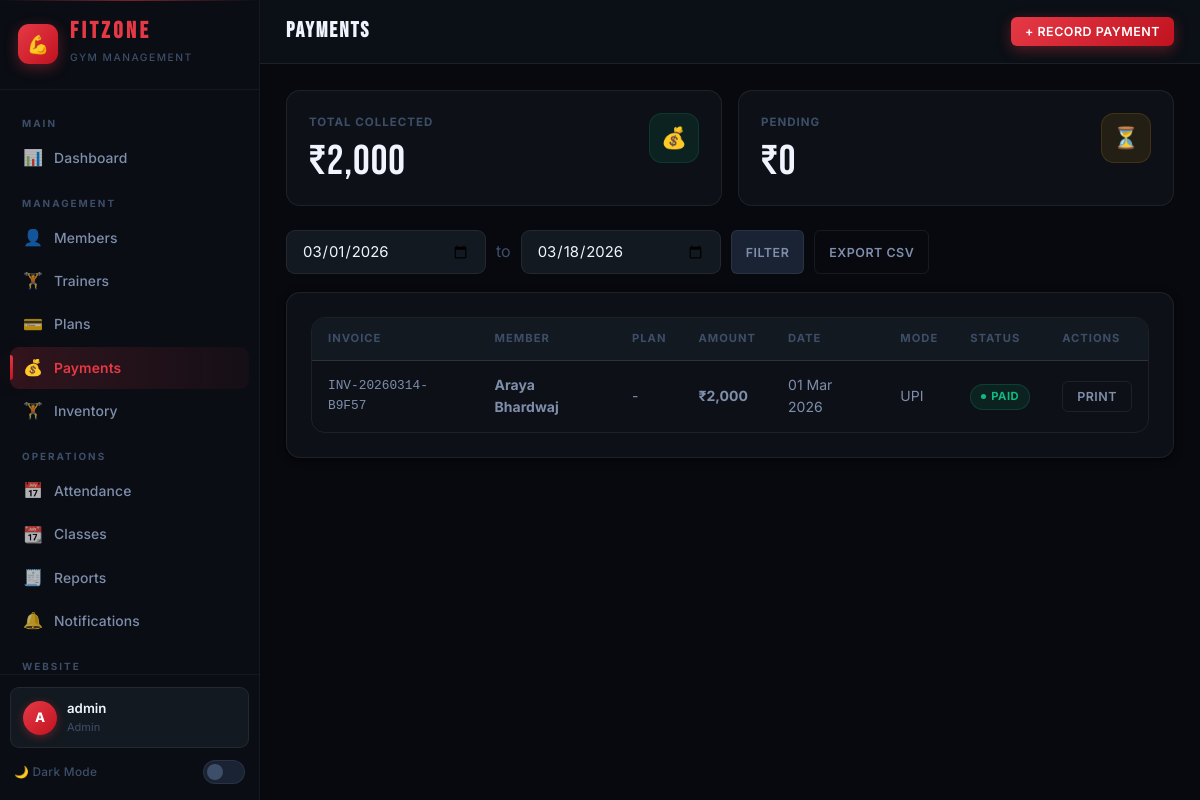
/pages/admin/payments.php (signed in), run on the app's committed database.
### tables this page shows
CREATE TABLE `payments` (
  `id` int(11) NOT NULL,
  `member_id` int(11) NOT NULL,
  `membership_id` int(11) DEFAULT NULL,
  `amount` decimal(10,2) NOT NULL,
  `payment_date` date NOT NULL,
  `payment_mode` enum('cash','upi','card','bank_transfer') NOT NULL DEFAULT 'cash',
  `status` enum('paid','pending','failed') DEFAULT 'paid',
  `invoice_number` varchar(50) DEFAULT NULL,
  `notes` text DEFAULT NULL,
  `created_at` timestamp NOT NULL DEFAULT current_timestamp()
);

CREATE TABLE `members` (
  `id` int(11) NOT NULL,
  `user_id` int(11) NOT NULL,
  `first_name` varchar(50) NOT NULL,
  `last_name` varchar(50) NOT NULL,
  `phone` varchar(20) NOT NULL,
  `email` varchar(100) NOT NULL,
  `address` text DEFAULT NULL,
  `age` int(11) DEFAULT NULL,
  `gender` enum('male','female','other') DEFAULT 'male',
  `weight` decimal(5,2) DEFAULT NULL,
  `height` decimal(5,2) DEFAULT NULL,
  `photo` varchar(255) DEFAULT NULL,
  `emergency_contact_name` varchar(100) DEFAULT NULL,
  `emergency_contact_phone` varchar(20) DEFAULT NULL,
  `join_date` date NOT NULL,
  `status` enum('active','inactive','expired') DEFAULT 'active',
  `assigned_trainer_id` int(11) DEFAULT NULL,
  `created_at` timestamp NOT NULL DEFAULT current_timestamp(),
  `updated_at` timestamp NOT NULL DEFAULT current_timestamp() ON UPDATE current_timestamp()
);

### pages/admin/payments.php (the view, shortened to what this page needs)
<?php
require_once '../../includes/auth.php';
$dateFrom = isset($_GET['from']) ? sanitize($_GET['from']) : date('Y-m-01');
$dateTo = isset($_GET['to']) ? sanitize($_GET['to']) : date('Y-m-d');
$payments = $conn->query("
    SELECT p.*, m.first_name, m.last_name, mp.plan_name
    FROM payments p
    JOIN members m ON p.member_id = m.id
    LEFT JOIN member_memberships mm ON p.membership_id = mm.id
    LEFT JOIN membership_plans mp ON mm.plan_id = mp.id
    WHERE p.payment_date BETWEEN '$dateFrom' AND '$dateTo'
    ORDER BY p.payment_date DESC
");
$totalPaid = $conn->query("SELECT COALESCE(SUM(amount),0) as total FROM payments WHERE status='paid' AND payment_date BETWEEN '$dateFrom' AND '$dateTo'")->fetch_assoc()['total'];
$totalPending = $conn->query("SELECT COALESCE(SUM(amount),0) as total FROM payments WHERE status='pending' AND payment_date BETWEEN '$dateFrom' AND '$dateTo'")->fetch_assoc()['total'];
?>
<!DOCTYPE html>
<?php $__theme = $_COOKIE["fitzone_theme"] ?? "dark"; ?>
<html lang="en" data-theme="<?= htmlspecialchars($__theme) ?>">
<head>
    <link rel="stylesheet" href="../../assets/css/style.css">
</head>
<body>
    <div class="app-layout">
        <?php include '../../includes/sidebar.php'; ?>
        <div class="main-content">
            <header class="top-header">
                <h2 class="page-title">PAYMENTS</h2>
                <div class="top-header-actions">
                    <button class="btn btn-primary btn-sm" onclick="openModal('recordPaymentModal')">+ Record Payment</button>
                </div>
            </header>
            <div class="page-content">
                <div class="stats-grid" style="grid-template-columns: repeat(auto-fit, minmax(200px, 1fr));">
                    <div class="stat-card green">
                        <div class="stat-info"><h4>Total Collected</h4><div class="stat-number">₹<?= number_format($totalPaid) ?></div></div>
                        <div class="stat-icon">💰</div>
                    </div>
                    <div class="stat-card yellow">
                        <div class="stat-info"><h4>Pending</h4><div class="stat-number">₹<?= number_format($totalPending) ?></div></div>
                        <div class="stat-icon">⏳</div>
                    </div>
                </div>
                <form method="GET" class="search-bar">
                    <input type="date" name="from" class="form-control" value="<?= $dateFrom ?>" style="max-width:200px;">
                    <span style="color:var(--text-muted);align-self:center;">to</span>
                    <input type="date" name="to" class="form-control" value="<?= $dateTo ?>" style="max-width:200px;">
                    <button type="submit" class="btn btn-secondary btn-sm">Filter</button>
                    <button type="button" class="btn btn-outline btn-sm" onclick="exportToCSV('paymentsTable', 'payments_report')">Export CSV</button>
                </form>
                <div class="card">
                    <div class="table-container">
                        <table class="data-table" id="paymentsTable">
                            <thead>
                                <tr>
                                    <th>Invoice</th>
                                    <th>Member</th>
                                    <th>Plan</th>
                                    <th>Amount</th>
                                    <th>Date</th>
                                    <th>Mode</th>
                                    <th>Status</th>
                                    <th>Actions</th>
                                </tr>
                            </thead>
                            <tbody>
                                <?php if ($payments->num_rows > 0): ?>
                                    <?php while ($p = $payments->fetch_assoc()): ?>
                                        <tr>
                                            <td style="font-family:monospace;font-size:0.8rem;"><?= $p['invoice_number'] ?></td>
                                            <td><strong><?= htmlspecialchars($p['first_name'] . ' ' . $p['last_name']) ?></strong></td>
                                            <td><?= htmlspecialchars($p['plan_name'] ?: '-') ?></td>
                                            <td><strong>₹<?= number_format($p['amount']) ?></strong></td>
                                            <td><?= date('d M Y', strtotime($p['payment_date'])) ?></td>
                                            <td><?= strtoupper($p['payment_mode']) ?></td>
                                            <td><span class="badge-status badge-<?= $p['status'] ?>"><?= ucfirst($p['status']) ?></span></td>
                                            <td>
                                                <button class="btn btn-sm btn-outline" onclick="printReceipt(<?= htmlspecialchars(json_encode($p)) ?>)">Print</button>
                                            </td>
                                        </tr>
                                    <?php endwhile; ?>
                                <?php else: ?>
                                    <tr><td colspan="8" class="text-center text-muted">No payments in this period</td></tr>
                                <?php endif; ?>
                            </tbody>
                        </table>
                    </div>
                </div>
            </div>
        </div>
    </div>
</body>
</html>

### data on the page
payments: invoice_number "INV-20260314-B9F57", member.last_name "Araya Bhardwaj", plan_name "-", amount "2,000", payment_date "01 Mar 2026", payment_mode "UPI", status "PAID"

### other printed values
substr($_SESSION['username'] ?? 'U', 0, 1) "A"
$_SESSION['username'] "admin"
$_SESSION['role'] "Admin"
$totalPaid "2,000"
$totalPending "0"
